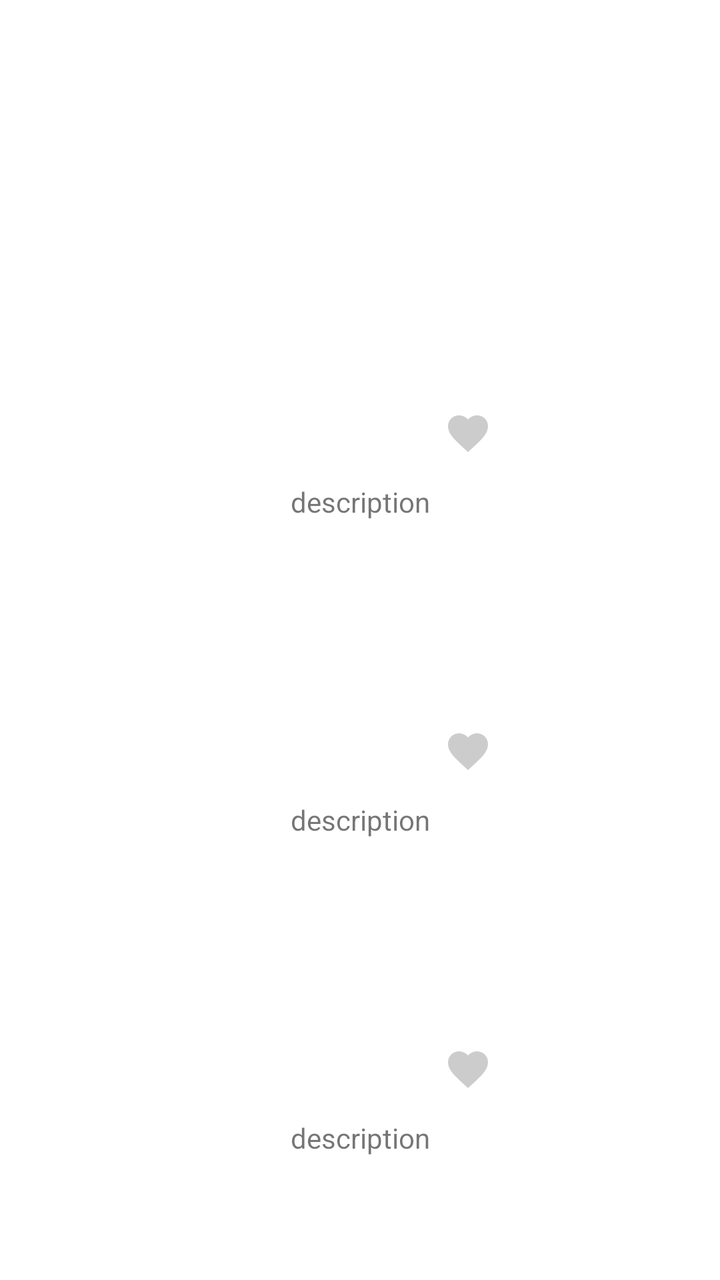
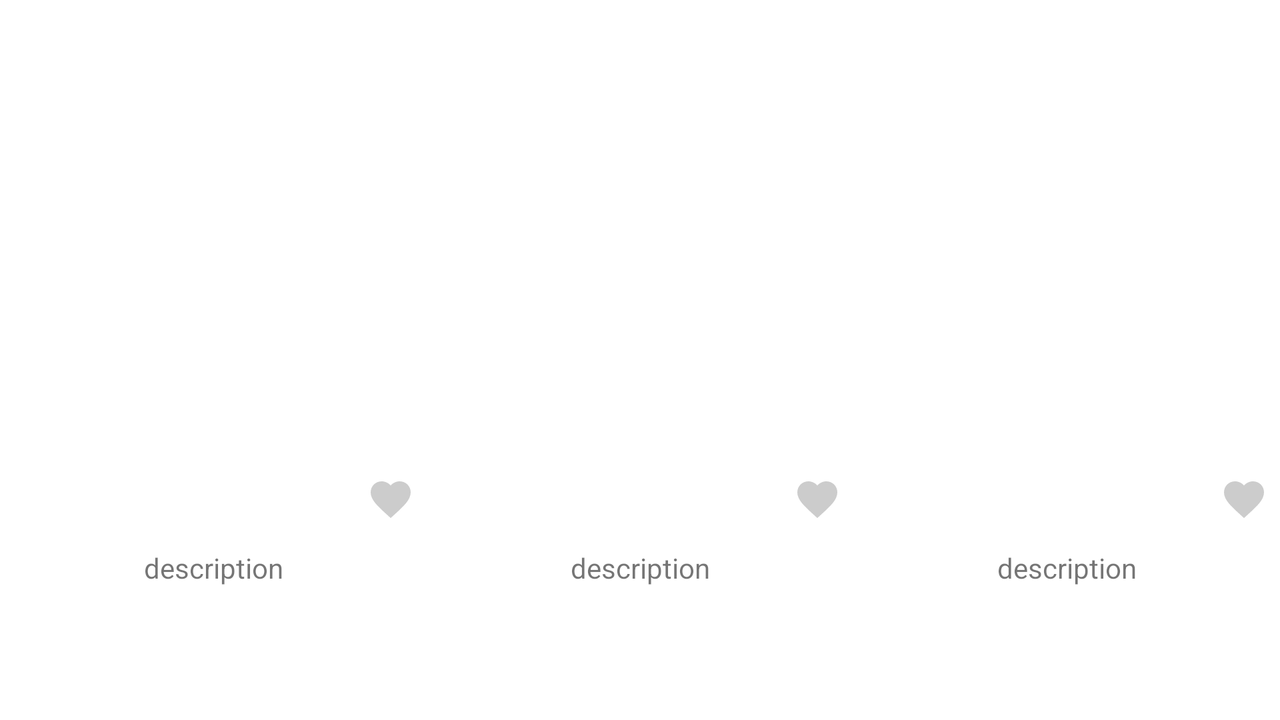

The same Android screen from two of the app's own layout files: first res/layout/ as a phone draws it, then the repository's variant for another configuration, drawn on a device whose configuration selects that folder. Both files follow.
<!-- AndroidManifest.xml: application theme Theme.NetFlixApp -->
<!-- res/layout/fragment_coming_soon.xml -->
<?xml version="1.0" encoding="utf-8"?>
<ScrollView xmlns:android="http://schemas.android.com/apk/res/android"
    xmlns:tools="http://schemas.android.com/tools"
    android:layout_width="match_parent"
    android:layout_height="match_parent"
    xmlns:app="http://schemas.android.com/apk/res-auto"
    tools:context=".ComingSoonFragment">

    <androidx.constraintlayout.widget.ConstraintLayout
        android:layout_width="match_parent"
        android:layout_height="wrap_content"
        android:orientation="vertical"
        android:layout_gravity="center">

        <androidx.constraintlayout.widget.Guideline
            android:id="@+id/guideline_start"
            android:layout_width="wrap_content"
            android:layout_height="wrap_content"
            android:orientation="vertical"
            app:layout_constraintGuide_percent="0.3"/>

        <androidx.constraintlayout.widget.Guideline
            android:id="@+id/guideline_end"
            android:layout_width="wrap_content"
            android:layout_height="wrap_content"
            android:orientation="vertical"
            app:layout_constraintGuide_percent="0.7"/>

        <include layout="@layout/video_layout"
            android:id="@+id/list_video_com_1"
            android:layout_weight="1"
            android:layout_height="130dp"
            android:layout_width="0dp"
            android:layout_marginTop="50dp"
            app:layout_constraintStart_toStartOf="@id/guideline_start"
            app:layout_constraintEnd_toEndOf="@id/guideline_end"
            app:layout_constraintTop_toTopOf="parent"/>
        <TextView
            android:id="@+id/description1_txv"
            android:layout_width="wrap_content"
            android:layout_height="wrap_content"
            app:layout_constraintStart_toStartOf="@id/guideline_start"
            app:layout_constraintEnd_toEndOf="@id/guideline_end"
            tools:text="description"
            app:layout_constraintTop_toBottomOf="@id/list_video_com_1"/>
        <include layout="@layout/video_layout"
            android:id="@+id/list_video_com_2"
            android:layout_weight="1"
            android:layout_height="130dp"
            android:layout_width="0dp"
            android:layout_marginTop="10dp"
            app:layout_constraintStart_toStartOf="@id/guideline_start"
            app:layout_constraintEnd_toEndOf="@id/guideline_end"
            app:layout_constraintTop_toBottomOf="@id/description1_txv"/>
        <TextView
            android:id="@+id/description2_txv"
            android:layout_width="wrap_content"
            android:layout_height="wrap_content"
            app:layout_constraintStart_toStartOf="@id/guideline_start"
            app:layout_constraintEnd_toEndOf="@id/guideline_end"
            tools:text="description"
            app:layout_constraintTop_toBottomOf="@id/list_video_com_2"/>

        <include layout="@layout/video_layout"
            android:id="@+id/list_video_com_3"
            android:layout_weight="1"
            android:layout_height="130dp"
            android:layout_width="0dp"
            android:layout_marginTop="10dp"
            app:layout_constraintStart_toStartOf="@id/guideline_start"
            app:layout_constraintEnd_toEndOf="@id/guideline_end"
            app:layout_constraintTop_toBottomOf="@id/description2_txv"/>
        <TextView
            android:id="@+id/description3_txv"
            android:layout_width="wrap_content"
            android:layout_height="wrap_content"
            app:layout_constraintStart_toStartOf="@id/guideline_start"
            app:layout_constraintEnd_toEndOf="@id/guideline_end"
            tools:text="description"
            app:layout_constraintTop_toBottomOf="@id/list_video_com_3"/>


    </androidx.constraintlayout.widget.ConstraintLayout>



</ScrollView>
<!-- res/layout/video_layout.xml (included above) -->
<?xml version="1.0" encoding="utf-8"?>
<androidx.constraintlayout.widget.ConstraintLayout xmlns:android="http://schemas.android.com/apk/res/android"
    xmlns:tools="http://schemas.android.com/tools"
    android:layout_width="match_parent"
    android:layout_height="wrap_content"
    android:minHeight="100dp"
    android:minWidth="100dp"
    android:layout_marginStart="4dp"
    android:layout_marginEnd="4dp"
    xmlns:app="http://schemas.android.com/apk/res-auto">

    <ImageView
        android:id="@+id/imv_video"
        android:layout_width="0dp"
        android:layout_height="140dp"
        app:layout_constraintBottom_toTopOf="@id/txv_video_image"
        app:layout_constraintStart_toStartOf="parent"
        app:layout_constraintEnd_toEndOf="parent"
        app:layout_constraintTop_toTopOf="parent"
        tools:srcCompat="@tools:sample/avatars" />
    <androidx.appcompat.widget.AppCompatTextView
        android:id="@+id/txv_video_image"
        android:layout_width="match_parent"
        android:layout_height="wrap_content"
        tools:text="textView"
        android:textSize="13sp"
        android:gravity="center"
        android:layout_margin="5dp"
        android:padding="3dp"
        app:layout_constraintStart_toStartOf="parent"
        app:layout_constraintEnd_toEndOf="parent"
        app:layout_constraintTop_toBottomOf="@id/imv_video"
        app:layout_constraintBottom_toBottomOf="parent"/>
    <ImageView
        android:id="@+id/imv_fav"
        android:layout_width="wrap_content"
        android:layout_height="wrap_content"
        android:layout_margin="6dp"
        tools:src="@drawable/ic_baseline_favorite_24"
        app:layout_constraintEnd_toEndOf="parent"
        app:layout_constraintBottom_toTopOf="@id/txv_video_image"
        />

</androidx.constraintlayout.widget.ConstraintLayout>
<!-- resources referenced by this layout -->
<resources>
  <!-- drawable ic_baseline_favorite_24 (drawable) -->
  <vector xmlns:android="http://schemas.android.com/apk/res/android"
      android:width="24dp"
      android:height="24dp"
      android:viewportWidth="24"
      android:viewportHeight="24"
      android:tint="#cccccc">
    <path
        android:fillColor="@android:color/white"
        android:pathData="M12,21.35l-1.45,-1.32C5.4,15.36 2,12.28 2,8.5 2,5.42 4.42,3 7.5,3c1.74,0 3.41,0.81 4.5,2.09C13.09,3.81 14.76,3 16.5,3 19.58,3 22,5.42 22,8.5c0,3.78 -3.4,6.86 -8.55,11.54L12,21.35z"/>
  </vector>
  <style name="Theme.NetFlixApp" parent="Theme.MaterialComponents.DayNight.DarkActionBar">
          
          <item name="colorPrimary">@color/purple_500</item>
          <item name="colorPrimaryVariant">@color/purple_700</item>
          <item name="colorOnPrimary">@color/white</item>
          
          <item name="colorSecondary">@color/teal_200</item>
          <item name="colorSecondaryVariant">@color/teal_700</item>
          <item name="colorOnSecondary">@color/black</item>
          
          <item name="android:statusBarColor" tools:targetApi="l">?attr/colorPrimaryVariant</item>
          
      </style>
  <color name="purple_500">#FF6200EE</color>
  <color name="purple_700">#FF3700B3</color>
  <color name="white">#FFFFFFFF</color>
  <color name="teal_200">#FF03DAC5</color>
  <color name="teal_700">#FF018786</color>
  <color name="black">#FF000000</color>
</resources>
<!-- res/layout-land/fragment_coming_soon.xml (the repository's variant of the layout above) -->
<!-- drawn on the phone turned sideways -->
<?xml version="1.0" encoding="utf-8"?>
<ScrollView xmlns:android="http://schemas.android.com/apk/res/android"
    xmlns:tools="http://schemas.android.com/tools"
    android:layout_width="match_parent"
    android:layout_height="match_parent"
    xmlns:app="http://schemas.android.com/apk/res-auto"
    tools:context=".ComingSoonFragment">

    <androidx.constraintlayout.widget.ConstraintLayout
        android:layout_width="match_parent"
        android:layout_height="wrap_content"
        android:orientation="horizontal"
        android:layout_gravity="center">

        <androidx.constraintlayout.widget.Guideline
            android:id="@+id/guideline_start"
            android:layout_width="wrap_content"
            android:layout_height="wrap_content"
            android:orientation="horizontal"
            app:layout_constraintGuide_percent="0.3"/>

        <androidx.constraintlayout.widget.Guideline
            android:id="@+id/guideline_end"
            android:layout_width="wrap_content"
            android:layout_height="wrap_content"
            android:orientation="horizontal"
            app:layout_constraintGuide_percent="0.7"/>

        <include layout="@layout/video_layout"
            android:id="@+id/list_video_com_1"
            android:layout_weight="1"
            android:layout_height="130dp"
            android:layout_width="0dp"
            android:layout_marginTop="10dp"
            app:layout_constraintStart_toStartOf="parent"
            app:layout_constraintEnd_toStartOf="@id/list_video_com_2"
            app:layout_constraintTop_toTopOf="@id/guideline_start"
            />
        <TextView
            android:id="@+id/description1_txv"
            android:layout_width="wrap_content"
            android:layout_height="wrap_content"
            app:layout_constraintStart_toStartOf="@id/list_video_com_1"
            app:layout_constraintEnd_toEndOf="@id/list_video_com_1"
            tools:text="description"
            app:layout_constraintTop_toBottomOf="@id/list_video_com_1"/>
        <include layout="@layout/video_layout"
            android:id="@+id/list_video_com_2"
            android:layout_weight="1"
            android:layout_height="130dp"
            android:layout_width="0dp"
            android:layout_marginTop="10dp"
            app:layout_constraintStart_toEndOf="@id/list_video_com_1"
            app:layout_constraintEnd_toStartOf="@id/list_video_com_3"
            app:layout_constraintTop_toBottomOf="@id/guideline_start"/>
        <TextView
            android:id="@+id/description2_txv"
            android:layout_width="wrap_content"
            android:layout_height="wrap_content"
            app:layout_constraintStart_toStartOf="@id/list_video_com_2"
            app:layout_constraintEnd_toEndOf="@id/list_video_com_2"
            tools:text="description"
            app:layout_constraintTop_toBottomOf="@id/list_video_com_2"/>

        <include layout="@layout/video_layout"
            android:id="@+id/list_video_com_3"
            android:layout_weight="1"
            android:layout_height="130dp"
            android:layout_width="0dp"
            android:layout_marginTop="10dp"
            app:layout_constraintStart_toEndOf="@id/list_video_com_2"
            app:layout_constraintEnd_toEndOf="parent"
            app:layout_constraintTop_toBottomOf="@id/guideline_start"/>
        <TextView
            android:id="@+id/description3_txv"
            android:layout_width="wrap_content"
            android:layout_height="wrap_content"
            app:layout_constraintStart_toStartOf="@id/list_video_com_3"
            app:layout_constraintEnd_toEndOf="@id/list_video_com_3"
            tools:text="description"
            app:layout_constraintTop_toBottomOf="@id/list_video_com_3"/>


    </androidx.constraintlayout.widget.ConstraintLayout>



</ScrollView>
